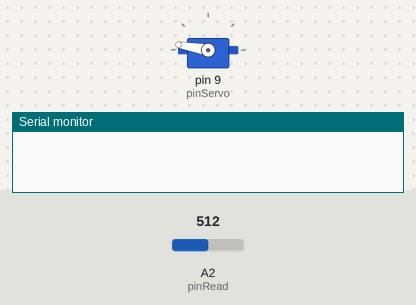
Bench run of a sketch on a simulated Arduino Uno, built with avr-gcc and run on an emulated ATmega328P. On the bench: servo, the last lines printed to the serial monitor. The test bench sets the inputs (shaded band); at power-on: A2 (pinRead) = 512.

Above: at 1.2 s.
1.3 s: A2 (pinRead) set to 67
2.8 s: A2 (pinRead) set to 56
At 3.2 s:
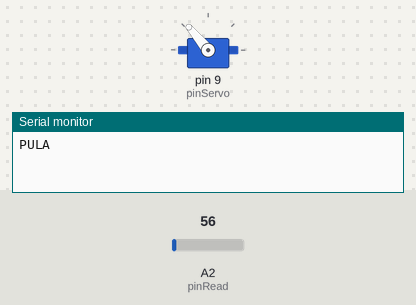
5.8 s: A2 (pinRead) set to 122
At 6.3 s:
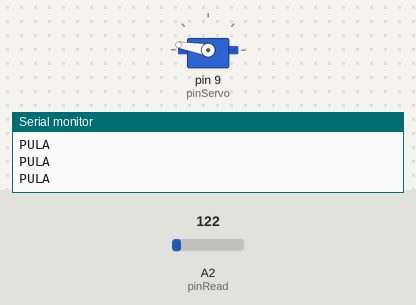
7.3 s: A2 (pinRead) set to 0
At 7.95 s:
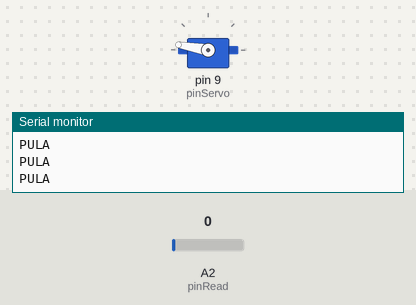
Timing chart, 0 to 11.3 s (numbered marks = the images above; inputs shaded):
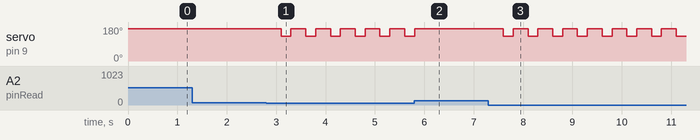

Measured:
- the behaviour switches between 60 and 59 on A2 (pinRead) (found by bisection; images 0 and 1)
- after the input at 1.3 s, every drawn part: stays the same
- after the input at 2.8 s, servo on pin 9 (pinServo): alternates 170° for 0.30 s and 130° for 0.20 s, starting after 0.30 s
- after the input at 5.8 s, servo on pin 9 (pinServo): goes on until 5.8 s, then stays 170°
- after the input at 7.3 s, servo on pin 9 (pinServo): alternates 170° for 0.30 s and 130° for 0.20 s, starting after 0.30 s

The sketch:

read-dino-jump.ino
```cpp
#include <Servo.h>

#define pinRead A2
#define pinServo 9

Servo myservo;
int timeServo = 200;
int initServo = 170;
int endServo = 130;
int valueToJump = 60;

void setup() {
  myservo.attach(pinServo);

  pinMode(pinRead, INPUT);

  Serial.begin(9600);

  myservo.write(initServo);
}

void loop() {
  if(analogRead(pinRead) < valueToJump){
    Serial.println("PULA");

    delay(100);

    jump();
  }
}

void jump(){
  myservo.write(initServo);
  delay(timeServo);

  myservo.write(endServo);
  delay(timeServo);

  myservo.write(initServo);
}
```
